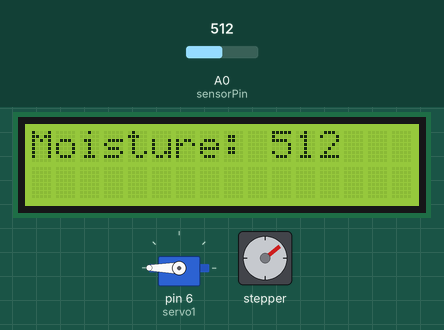
A sketch run on a simulated Arduino Uno, built with avr-gcc and run on an emulated ATmega328P. Shown: servo, 16×2 character LCD, stepper motor. Inputs (shaded band) come from the test bench; at power-on: A0 (sensorPin) = 512. Stepper angles assume 2048 steps per turn; what the sketch prints to the serial monitor is not drawn.

Above: at 1.2 s.
1.3 s: A0 (sensorPin) set to 490
At 3.0 s:
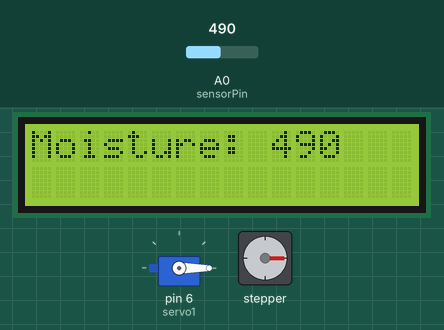
3.5 s: A0 (sensorPin) set to 510
At 3.96 s:
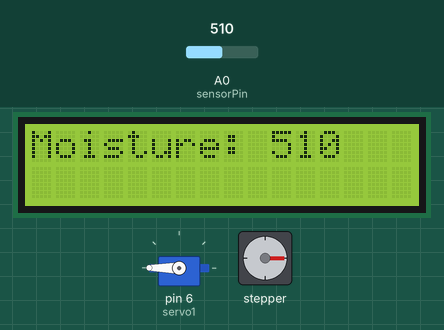
6.5 s: A0 (sensorPin) set to 306
At 8.3 s:
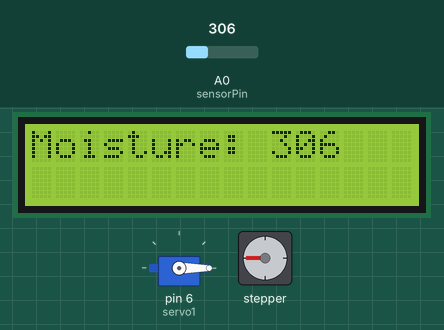
8.7 s: A0 (sensorPin) set to 511
At 9.29 s:
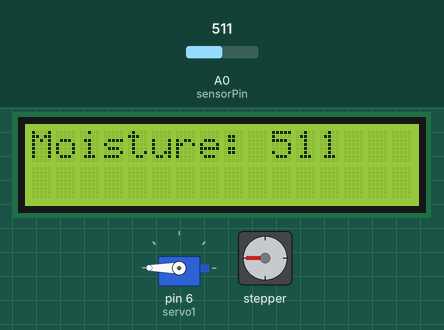
Timing chart, 0 to 12.8 s (numbered marks = the images above; inputs shaded):
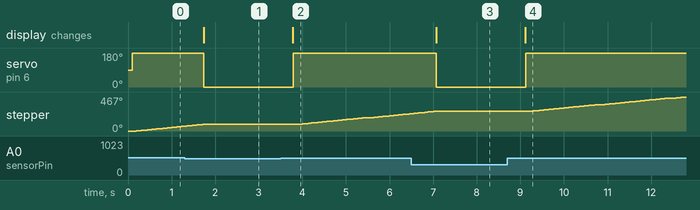

The sketch:

WateringPlantSystem.ino
```cpp
#include <LiquidCrystal_I2C.h>
#include <Servo.h>
#include <Stepper.h>


#define sensorPin A0
#define sensorPower 8

Servo servo1;
Stepper myStepper(2048, 2,4,3,5);
int Speed = 10;
int Threshold = 500;
LiquidCrystal_I2C lcd = LiquidCrystal_I2C(0x27, 16, 2);


void setup() {
Serial.begin(9600);
  pinMode(sensorPower, OUTPUT);
  myStepper.setSpeed(Speed);
	// Initially keep the sensor OFF
	digitalWrite(sensorPower, LOW);
	servo1.attach(6);


  lcd.init();
  lcd.backlight();
}

void loop() {
  int getMoisturelvl = analogRead(sensorPin);
	Serial.print("Analog output: ");
	Serial.println(getMoisturelvl);

  lcd.clear();
  lcd.print("Moisture: ");
  lcd.println(getMoisturelvl);
  delay(10);
  //get the reading from the function below and print it


  if( getMoisturelvl > Threshold){
    servo1.write(180);
    delay(100);
  myStepper.step(512);

  }
  if( getMoisturelvl < Threshold ){
    servo1.write(0);
    delay(1000);
  }

}
```

Measured:
- after the input at 1.3 s, servo on pin 6 (servo1): 180° → 0° after 0.43 s; stepper: goes on until 1.7 s, then stays 90°; the display: changes after 0.43 s (image 1)
- after the input at 3.5 s, servo on pin 6 (servo1): 0° → 180° after 0.29 s; stepper: keeps turning clockwise at about 57°/s, starting after 0.39 s; the display: changes after 0.28 s (image 2)
- after the input at 6.5 s, servo on pin 6 (servo1): 180° → 0° after 0.57 s; stepper: goes on until 7.1 s, then stays 270°; the display: changes after 0.57 s (image 3)
- after the input at 8.7 s, servo on pin 6 (servo1): 0° → 180° after 0.42 s; stepper: keeps turning clockwise at about 55°/s, starting after 0.52 s; the display: changes after 0.41 s (image 4)
- by itself, stepper: keeps turning clockwise at about 60°/s
